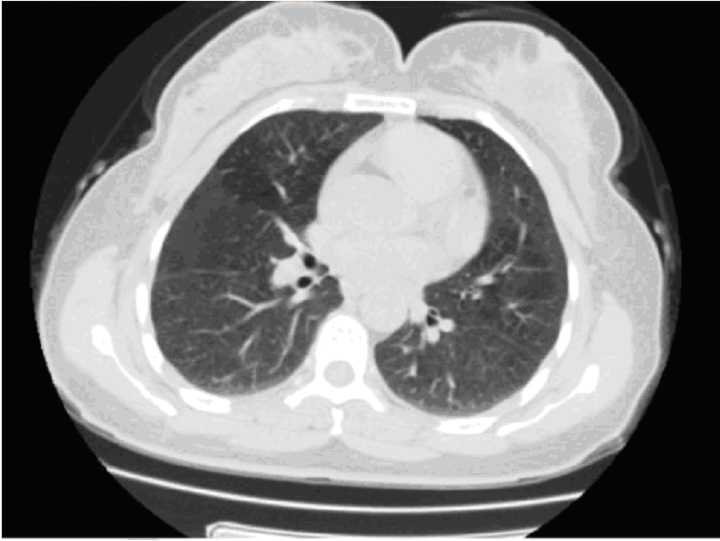
#> input picture demofake/gan.png, 720 x 541 px
$ python demofake.py
#> lines starting #> are read from the running program, lines starting #| are printed output that depends on the picture
import cv2
import matplotlib.pyplot as plt
import numpy as np
import math
img=cv2.imread('gan.png',flags=0)
#> img: shape (541, 720); min 4, max 255, mean 124.7
cv2.imshow("1",img)
cv2.waitKey()
M=img.shape[0]
#> M = 541
N=img.shape[1]
#> N = 720
fft=np.fft.fft2(img)
fftshift=np.fft.fftshift(fft)
redcut=100
greencut=200
bluecut=150
bluecenter=150
bluewidth=100
blueu0=10
bluev0=10
D=np.zeros([M,N])
RedH=np.zeros([M,N])
GreenH=np.zeros([M,N])
BlueD=np.zeros([M,N])
BlueH=np.zeros([M,N])
Out=np.zeros([M,N,3])
for u in range(1,M):
    for v in range(1,N):
        D[u][v]=math.sqrt(u**2+v**2)
        RedH[u][v]=1/(1+(math.sqrt(2)-1)*(D[u][v]/redcut)**2)#红色滤波器为低通
        GreenH[u][v]=1/(1+(math.sqrt(2)-1)*(greencut/D[u][v])**2)#绿色滤波器为高通
        # BlueD[u][v]=math.sqrt((u-blueu0)**2+(v-bluev0)**2)
        # BlueH[u][v]=1-1/(1+BlueD[u][v]*bluewidth/((BlueD[u][v]**2-(bluecenter)**2)**2))
        BlueH[u][v] = 1/(1+(math.sqrt(2)-1)*(bluecut/D[u][v])**2)#蓝色滤波器为高通
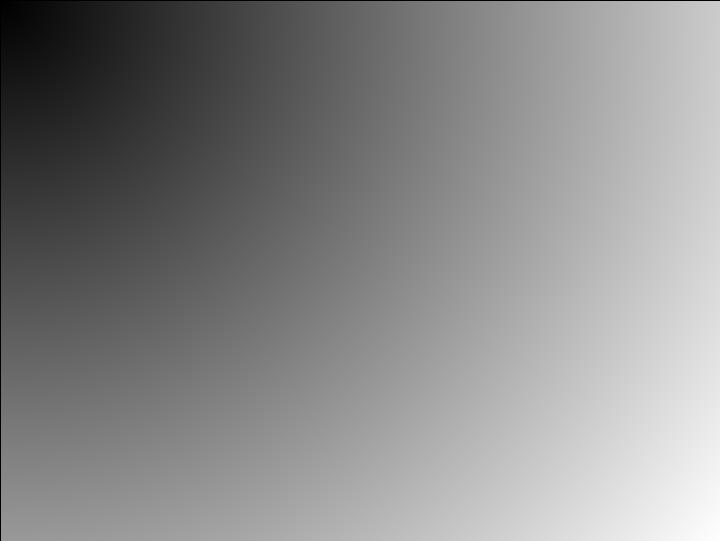
#> D: shape (541, 720) float64; min 0, max 899.2, mean 483.7; drawn with min black and max white
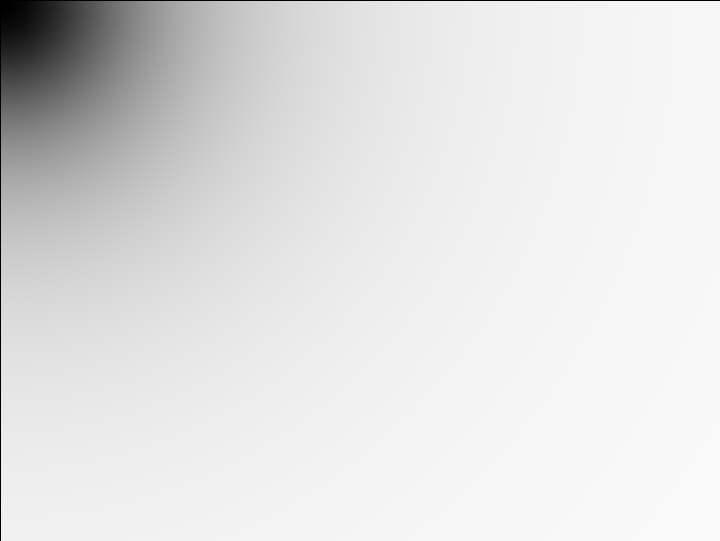
#> GreenH: shape (541, 720) float64; min 0, max 0.98, mean 0.884
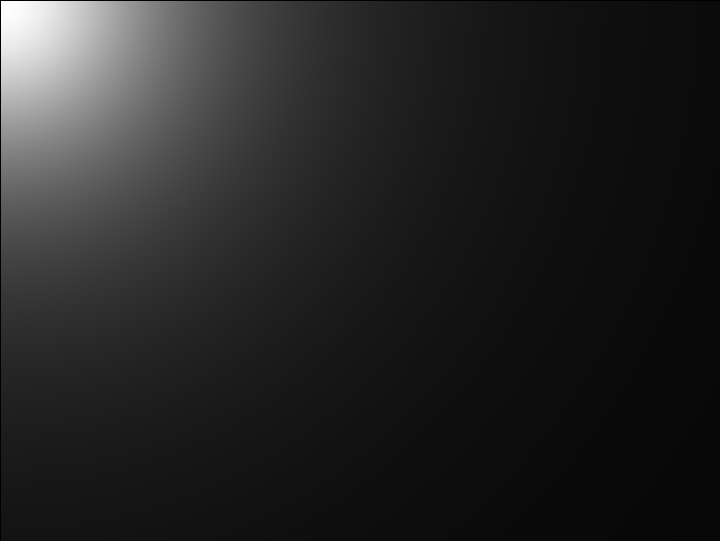
#> RedH: shape (541, 720) float64; min 0, max 1, mean 0.147

Red=RedH*fft
Redcolor=np.fft.ifft2(Red)
Green=GreenH*fft
Greencolor=np.fft.ifft2(Green)
Blue=BlueH*fft
Bluecolor=np.fft.ifft2(Blue)
Redcolor=Redcolor.real/256
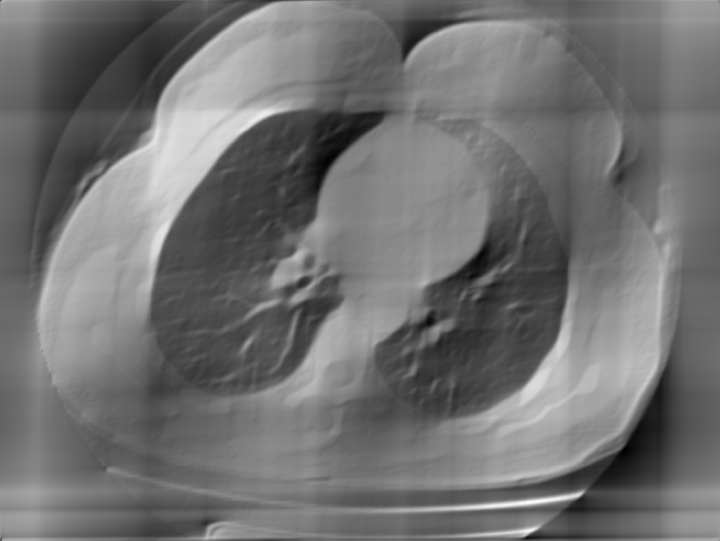
#> Redcolor: shape (541, 720) float64; min -0.273, max 0.341, mean -4.56e-20; drawn with min black and max white
Greencolor=Greencolor.real/256
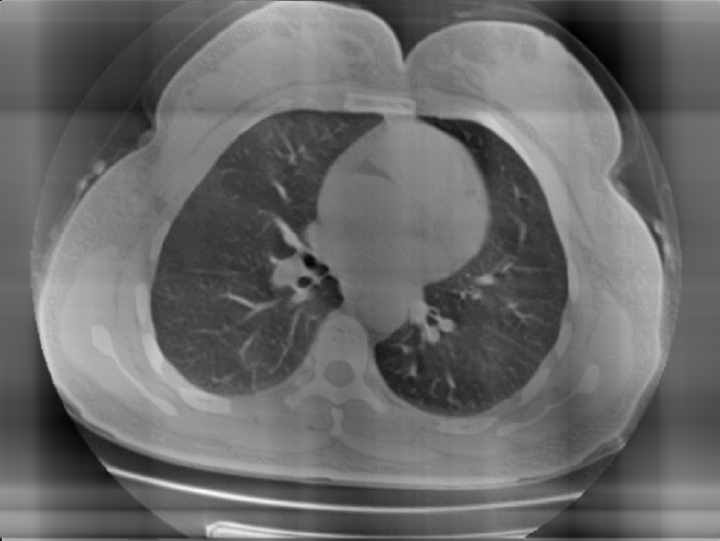
#> Greencolor: shape (541, 720) float64; min -0.53, max 0.745, mean -1.37e-19; drawn with min black and max white
Bluecolor=Bluecolor.real/256
for i in range(1,M):
    for j in range(1,N):
        Out[i][j][2]=Redcolor[i][j]
        Out[i][j][1]=Greencolor[i][j]
        Out[i][j][0]=Bluecolor[i][j]
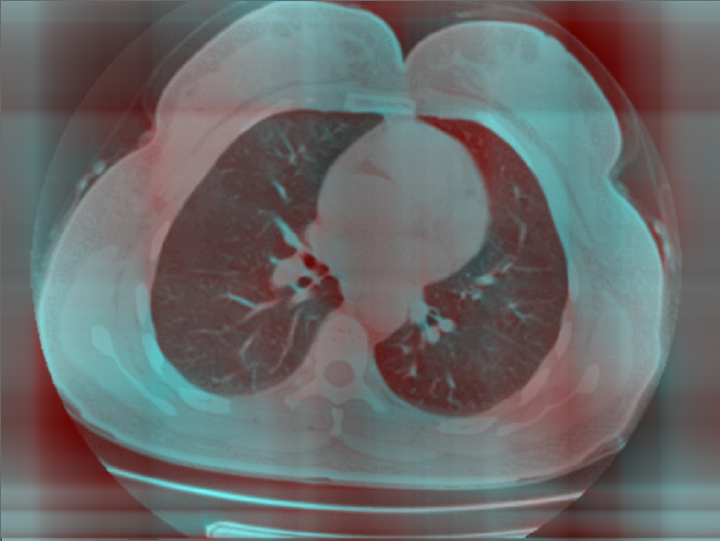
#> Out: shape (541, 720, 3) float64; mean of channels 0, 1, 2 -1.06e-06, -9.7e-07, -1.7e-07; drawn with min black and max white
Out=abs(Out)
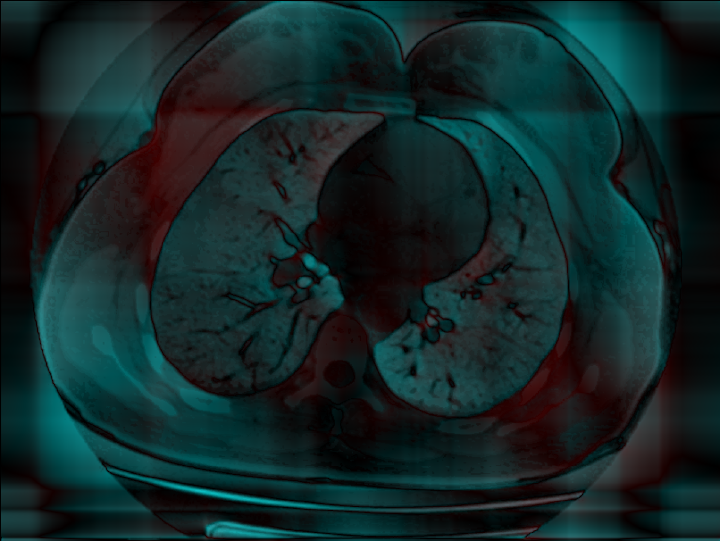
#> Out: shape (541, 720, 3) float64; mean of channels 0, 1, 2 0.157, 0.154, 0.0745; drawn as B, G, R

# Out= cv2.resize(Out, (1454,813))

cv2.imshow("2",Out)
cv2.waitKey()
# f,ax=plt.subplots(1,2)
# ax[0].imshow(img)
# ax[1].imshow(Out)
# plt.show()
